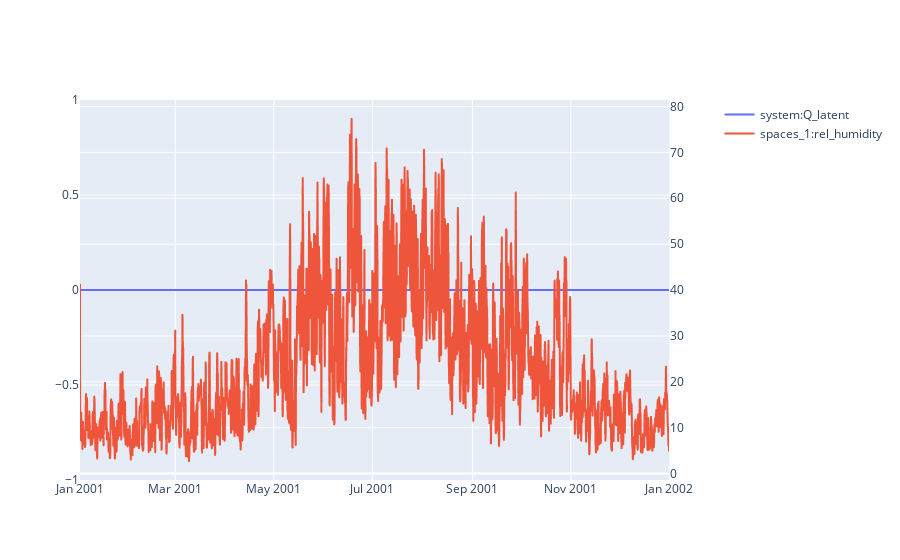

This figure's notebook cell:
### Code cell
sim.plot(pro.dates(),[pro.component("system").variable("Q_latent"),pro.component("spaces_1").variable("rel_humidity")],axis=[1,2])

### Figure 1 — Plotly figure (JSON) as saved in the notebook; plotly's stock layout.template omitted (floating-point values rounded to 4 significant figures; data arrays with more than 128 entries replaced by an {"elided": "..."} marker saying what was removed)
{"data": [{"hovertemplate": "date=%{x}<br>system:Q_latent=%{y}<extra></extra>", "legendgroup": "", "line": {"dash": "solid"}, "marker": {"symbol": "circle"}, "mode": "lines", "name": "system:Q_latent", "showlegend": true, "type": "scattergl", "x": {"elided": "8760 str values"}, "xaxis": "x", "y": {"elided": "8760 int values"}, "yaxis": "y"}, {"hovertemplate": "date=%{x}<br>space_1:rel_humidity=%{y}<extra></extra>", "legendgroup": "", "line": {"dash": "solid"}, "marker": {"symbol": "circle"}, "mode": "lines", "name": "spaces_1:rel_humidity", "showlegend": true, "type": "scattergl", "x": {"elided": "8760 str values"}, "xaxis": "x", "y": {"elided": "8760 float values"}, "yaxis": "y2"}], "layout": {"xaxis": {"anchor": "y", "domain": [0, 0.94]}, "yaxis": {"anchor": "x", "domain": [0, 1]}, "yaxis2": {"anchor": "x", "overlaying": "y", "side": "right"}}}
